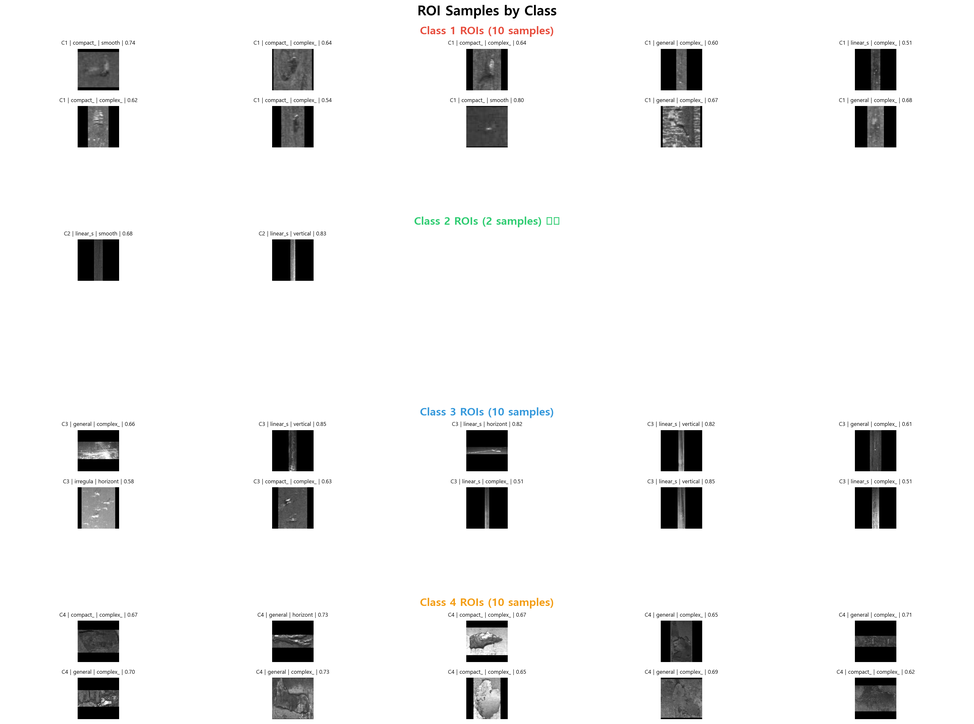
#> input picture visualizations/roi_samples/01_class_grids.png, 974 x 724 px, shrunk from 2985 x 2220 before the run
$ python -i background_characterization.py   (imports and definitions only)   (older library calls are emulated)
#> lines starting #> are read from the running program, lines starting #| are printed output that depends on the picture
"""
Background Characterization Module

This module analyzes background textures using grid-based classification.
According to PROJECT(roi).md, it identifies background types:
- 'smooth': Low variance, flat surface
- 'textured': High variance, patterned surface
- 'vertical_stripe': Strong vertical edge patterns
- 'horizontal_stripe': Strong horizontal edge patterns
- 'complex_pattern': Multi-directional edge patterns

This helps determine suitable backgrounds for synthetic defect placement.
"""
import numpy as np
import cv2
from typing import Dict, List, Tuple, Optional
from enum import Enum


class BackgroundType(Enum):
    """Background texture types"""
    SMOOTH = 'smooth'
    TEXTURED = 'textured'
    VERTICAL_STRIPE = 'vertical_stripe'
    HORIZONTAL_STRIPE = 'horizontal_stripe'
    COMPLEX_PATTERN = 'complex_pattern'


class BackgroundAnalyzer:
    """
    Analyzes background textures using grid-based approach.
    """

    def __init__(self, grid_size: int = 64, variance_threshold: float = 100.0,
                 edge_threshold: float = 0.3):
        """
        Initialize background analyzer.

        Args:
            grid_size: Size of grid patches (64x64 or 128x128)
            variance_threshold: Threshold to distinguish smooth vs textured
            edge_threshold: Threshold for edge direction analysis
        """
        self.grid_size = grid_size
        self.variance_threshold = variance_threshold
        self.edge_threshold = edge_threshold

    def compute_variance(self, patch: np.ndarray) -> float:
        """
        Compute variance of a grayscale patch.

        Args:
            patch: Grayscale image patch

        Returns:
            Variance value
        """
        return float(np.var(patch))

    def compute_edge_directions(self, patch: np.ndarray) -> Dict[str, float]:
        """
        Compute edge strengths in different directions using Sobel filters.

        Args:
            patch: Grayscale image patch

        Returns:
            Dictionary with directional edge strengths
        """
        # Compute Sobel gradients
        sobel_x = cv2.Sobel(patch, cv2.CV_64F, 1, 0, ksize=3)
        sobel_y = cv2.Sobel(patch, cv2.CV_64F, 0, 1, ksize=3)

        # Compute gradient magnitude and direction
        magnitude = np.sqrt(sobel_x**2 + sobel_y**2)

        # Compute directional strengths
        vertical_strength = np.mean(np.abs(sobel_x))  # Vertical edges (horizontal gradients)
        horizontal_strength = np.mean(np.abs(sobel_y))  # Horizontal edges (vertical gradients)
        total_strength = np.mean(magnitude)

        return {
            'vertical': float(vertical_strength),
            'horizontal': float(horizontal_strength),
            'total': float(total_strength),
            'magnitude_std': float(np.std(magnitude))
        }

    def compute_frequency_spectrum(self, patch: np.ndarray) -> Dict[str, float]:
        """
        Compute FFT-based frequency characteristics.

        Args:
            patch: Grayscale image patch

        Returns:
            Dictionary with frequency domain features
        """
        # Compute 2D FFT
        f_transform = np.fft.fft2(patch)
        f_shift = np.fft.fftshift(f_transform)
        magnitude_spectrum = np.abs(f_shift)

        # Get center coordinates
        h, w = patch.shape
        center_y, center_x = h // 2, w // 2

        # Analyze frequency distribution
        # High frequency (far from center) indicates texture
        radius = min(h, w) // 4
        center_mask = np.zeros((h, w), dtype=bool)
        y, x = np.ogrid[:h, :w]
        center_mask = (x - center_x)**2 + (y - center_y)**2 <= radius**2

        center_energy = np.sum(magnitude_spectrum[center_mask])
        total_energy = np.sum(magnitude_spectrum)
        high_freq_ratio = 1.0 - (center_energy / (total_energy + 1e-6))

        return {
            'high_freq_ratio': float(high_freq_ratio),
            'total_energy': float(total_energy),
            'center_energy': float(center_energy)
        }

    def classify_patch(self, patch: np.ndarray) -> Tuple[BackgroundType, float]:
        """
        Classify a single patch into a background type.

        Performance (v5): lazy evaluation — skip expensive Sobel/FFT
        when variance alone determines the classification (SMOOTH case).
        FFT is only computed when edge analysis is inconclusive.

        Args:
            patch: Grayscale image patch

        Returns:
            Tuple of (background_type, stability_score)
            stability_score indicates how stable/uniform the background is (0-1)
        """
        # Step 1: Variance analysis (cheap — single np.var call)
        variance = self.compute_variance(patch)

        # Early exit: low variance -> SMOOTH (skip Sobel + FFT entirely)
        if variance < self.variance_threshold:
            stability = 1.0 - (variance / self.variance_threshold)
            return BackgroundType.SMOOTH, float(np.clip(stability, 0.0, 1.0))

        # Step 2: Edge direction analysis (moderate cost — Sobel only)
        edge_info = self.compute_edge_directions(patch)

        v_strength = edge_info['vertical']
        h_strength = edge_info['horizontal']
        total_strength = edge_info['total']

        if total_strength < 1.0:  # Very weak edges
            return BackgroundType.TEXTURED, 0.5

        # Normalize strengths
        v_ratio = v_strength / (total_strength + 1e-6)
        h_ratio = h_strength / (total_strength + 1e-6)

        # Check for dominant direction (no FFT needed)
        if v_ratio > self.edge_threshold and v_ratio > h_ratio * 1.5:
            return BackgroundType.VERTICAL_STRIPE, float(np.clip(v_ratio, 0.0, 1.0))
        elif h_ratio > self.edge_threshold and h_ratio > v_ratio * 1.5:
            return BackgroundType.HORIZONTAL_STRIPE, float(np.clip(h_ratio, 0.0, 1.0))

        # Step 3: Only compute FFT when edge analysis is inconclusive
        freq_info = self.compute_frequency_spectrum(patch)
        if freq_info['high_freq_ratio'] > 0.3:
            stability = 1.0 - freq_info['high_freq_ratio']
            return BackgroundType.COMPLEX_PATTERN, float(np.clip(stability, 0.0, 1.0))

        return BackgroundType.TEXTURED, 0.5

    def analyze_image(self, image: np.ndarray) -> Dict:
        """
        Analyze entire image using grid-based approach.

        Performance (v5): pre-allocates arrays, skips grid_info list
        construction (only needed for debug). The heavy lifting is in
        classify_patch() which now uses lazy evaluation.

        Args:
            image: Input image (H, W, C) or (H, W)

        Returns:
            Dictionary containing:
            - 'background_map': 2D array of background types
            - 'stability_map': 2D array of stability scores
            - 'grid_info': List of grid cell information
        """
        # Convert to grayscale if needed
        if len(image.shape) == 3:
            gray = cv2.cvtColor(image, cv2.COLOR_RGB2GRAY)
        else:
            gray = image

        h, w = gray.shape
#> h = 724; w = 974
        grid_h = h // self.grid_size
#> grid_h = 11
        grid_w = w // self.grid_size
#> grid_w = 15

        # Initialize maps
        background_map = np.empty((grid_h, grid_w), dtype=object)
        stability_map = np.zeros((grid_h, grid_w), dtype=np.float32)
        grid_info = []

        # Pre-compute all patch slices to avoid repeated min() calls
        gs = self.grid_size
        for i in range(grid_h):
            y1 = i * gs
            y2 = y1 + gs  # Always exact since grid_h = h // grid_size
            for j in range(grid_w):
                x1 = j * gs
                x2 = x1 + gs
                patch = gray[y1:y2, x1:x2]

                # Classify patch (lazy eval: skips FFT when possible)
                bg_type, stability = self.classify_patch(patch)

                background_map[i, j] = bg_type.value
                stability_map[i, j] = stability

                grid_info.append({
                    'grid_id': (i, j),
                    'bbox': (x1, y1, x2, y2),
                    'background_type': bg_type.value,
                    'stability_score': float(stability)
                })
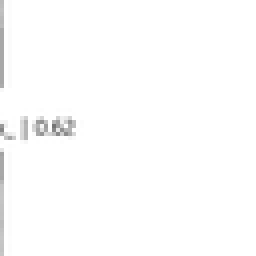
#> patch: shape (64, 64) (shown 4 times larger); min 116, max 255, mean 253

        return {
            'background_map': background_map,
            'stability_map': stability_map,
            'grid_info': grid_info,
            'grid_size': self.grid_size,
            'grid_shape': (grid_h, grid_w)
        }

    # [75 lines left out: functions get_background_at_location, check_continuity, not called in this run]

>>> import cv2
>>> picture = cv2.cvtColor(cv2.imread('../../visualizations/roi_samples/01_class_grids.png'), cv2.COLOR_BGR2RGB)
>>> result = BackgroundAnalyzer().analyze_image(picture)

$ run again, on visualizations/roi_samples/04_class2_detailed.png
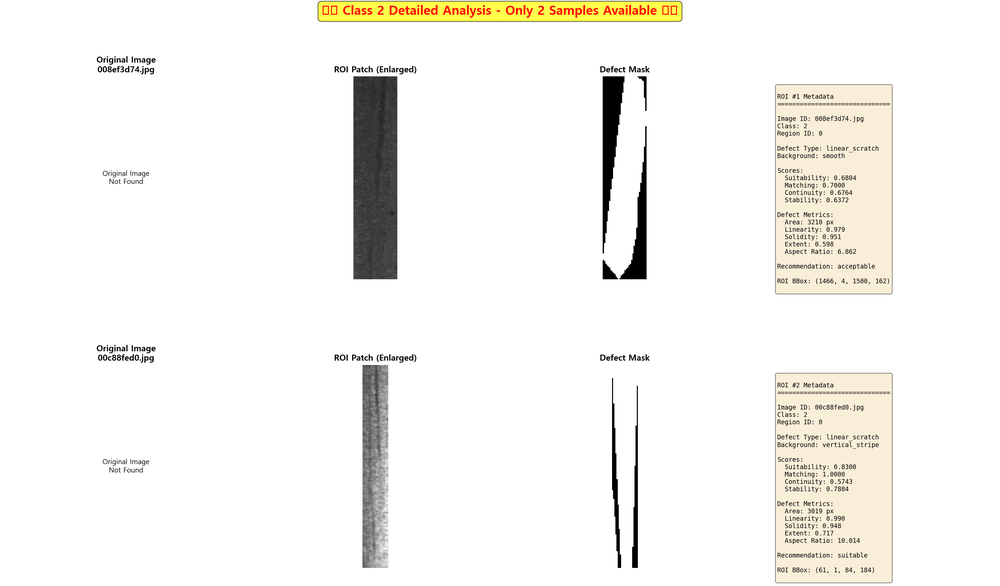
#> input picture visualizations/roi_samples/04_class2_detailed.png, 1000 x 586 px, shrunk from 2985 x 1750 before the run
#> in analyze_image, `gray = cv2.cvtColor(image, cv2.COLOR_RGB2GRAY)`:
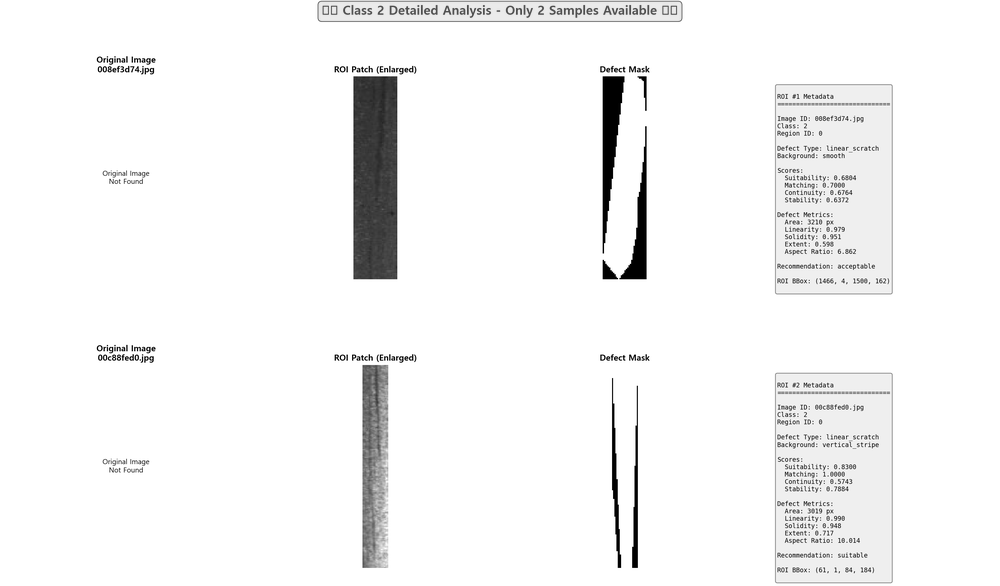
#> gray: shape (586, 1000); min 0, max 255, mean 244.7
